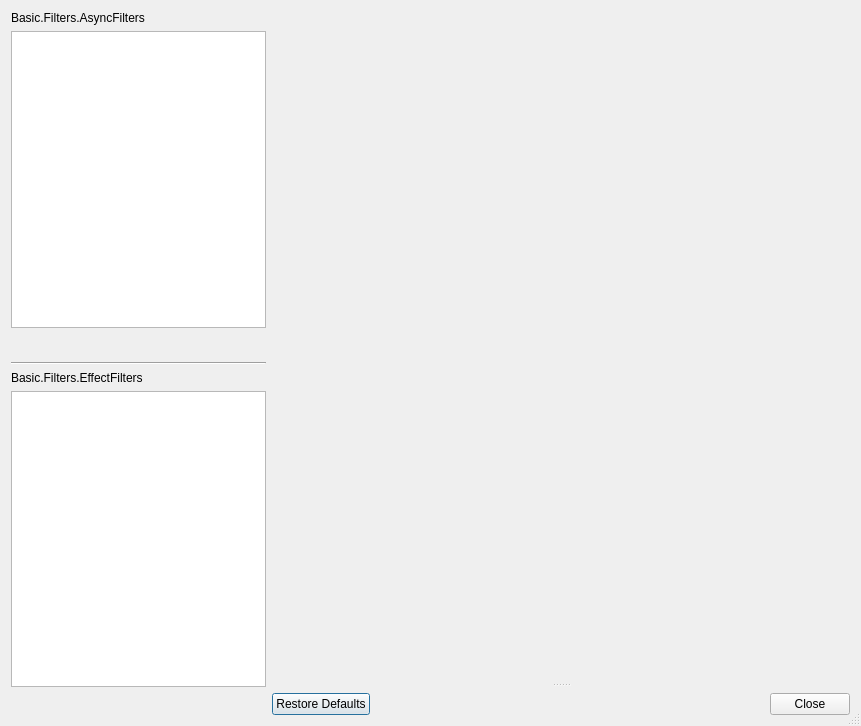
<?xml version="1.0" encoding="UTF-8"?>
<ui version="4.0">
 <class>OBSBasicFilters</class>
 <widget class="QDialog" name="OBSBasicFilters">
  <property name="geometry">
   <rect>
    <x>0</x>
    <y>0</y>
    <width>861</width>
    <height>726</height>
   </rect>
  </property>
  <property name="windowTitle">
   <string>Basic.Filters</string>
  </property>
  <property name="sizeGripEnabled">
   <bool>true</bool>
  </property>
  <layout class="QVBoxLayout" name="verticalLayout">
   <item>
    <layout class="QHBoxLayout" name="horizontalLayout" stretch="1,10">
     <property name="sizeConstraint">
      <enum>QLayout::SetMinimumSize</enum>
     </property>
     <item>
      <layout class="QVBoxLayout" name="verticalLayout_2">
       <item>
        <widget class="QFrame" name="asyncWidget">
         <property name="sizePolicy">
          <sizepolicy hsizetype="Preferred" vsizetype="Expanding">
           <horstretch>0</horstretch>
           <verstretch>0</verstretch>
          </sizepolicy>
         </property>
         <property name="minimumSize">
          <size>
           <width>255</width>
           <height>0</height>
          </size>
         </property>
         <layout class="QVBoxLayout" name="verticalLayout_3">
          <property name="leftMargin">
           <number>0</number>
          </property>
          <property name="topMargin">
           <number>0</number>
          </property>
          <property name="rightMargin">
           <number>0</number>
          </property>
          <property name="bottomMargin">
           <number>0</number>
          </property>
          <item>
           <widget class="QLabel" name="asyncLabel">
            <property name="text">
             <string>Basic.Filters.AsyncFilters</string>
            </property>
           </widget>
          </item>
          <item>
           <widget class="FocusList" name="asyncFilters">
            <property name="sizePolicy">
             <sizepolicy hsizetype="Preferred" vsizetype="Expanding">
              <horstretch>0</horstretch>
              <verstretch>0</verstretch>
             </sizepolicy>
            </property>
            <property name="contextMenuPolicy">
             <enum>Qt::CustomContextMenu</enum>
            </property>
            <property name="spacing">
             <number>1</number>
            </property>
            <property name="dragEnabled">
             <bool>true</bool>
            </property>
            <property name="dragDropMode">
             <enum>QAbstractItemView::InternalMove</enum>
            </property>
            <property name="defaultDropAction">
             <enum>Qt::TargetMoveAction</enum>
            </property>
           </widget>
          </item>
          <item>
           <widget class="QFrame" name="widget">
            <layout class="QHBoxLayout" name="horizontalLayout_4">
             <property name="spacing">
              <number>4</number>
             </property>
             <property name="leftMargin">
              <number>0</number>
             </property>
             <property name="topMargin">
              <number>0</number>
             </property>
             <property name="rightMargin">
              <number>0</number>
             </property>
             <property name="bottomMargin">
              <number>0</number>
             </property>
             <item>
              <widget class="QPushButton" name="addAsyncFilter">
               <property name="maximumSize">
                <size>
                 <width>22</width>
                 <height>22</height>
                </size>
               </property>
               <property name="accessibleName">
                <string>Add</string>
               </property>
               <property name="text">
                <string notr="true"/>
               </property>
               <property name="icon">
                <iconset>
                 <normaloff>:/res/images/plus.svg</normaloff>:/res/images/plus.svg</iconset>
               </property>
               <property name="autoDefault">
                <bool>false</bool>
               </property>
               <property name="flat">
                <bool>true</bool>
               </property>
               <property name="themeID" stdset="0">
                <string>addIconSmall</string>
               </property>
               <property name="accessibleName">
                <string>Add</string>
               </property>
              </widget>
             </item>
             <item>
              <widget class="QPushButton" name="removeAsyncFilter">
               <property name="maximumSize">
                <size>
                 <width>22</width>
                 <height>22</height>
                </size>
               </property>
               <property name="accessibleName">
                <string>Remove</string>
               </property>
               <property name="text">
                <string notr="true"/>
               </property>
               <property name="icon">
                <iconset>
                 <normaloff>:/res/images/minus.svg</normaloff>:/res/images/minus.svg</iconset>
               </property>
               <property name="autoDefault">
                <bool>false</bool>
               </property>
               <property name="flat">
                <bool>true</bool>
               </property>
               <property name="themeID" stdset="0">
                <string>removeIconSmall</string>
               </property>
               <property name="accessibleName">
                <string>Remove</string>
               </property>
              </widget>
             </item>
             <item>
              <widget class="QPushButton" name="moveAsyncFilterUp">
               <property name="maximumSize">
                <size>
                 <width>22</width>
                 <height>22</height>
                </size>
               </property>
               <property name="accessibleName">
                <string>MoveUp</string>
               </property>
               <property name="text">
                <string notr="true"/>
               </property>
               <property name="icon">
                <iconset>
                 <normaloff>:/res/images/up.svg</normaloff>:/res/images/up.svg</iconset>
               </property>
               <property name="autoDefault">
                <bool>false</bool>
               </property>
               <property name="flat">
                <bool>true</bool>
               </property>
               <property name="themeID" stdset="0">
                <string>upArrowIconSmall</string>
               </property>
               <property name="accessibleName">
                <string>MoveUp</string>
               </property>
              </widget>
             </item>
             <item>
              <widget class="QPushButton" name="moveAsyncFilterDown">
               <property name="maximumSize">
                <size>
                 <width>22</width>
                 <height>22</height>
                </size>
               </property>
               <property name="accessibleName">
                <string>MoveDown</string>
               </property>
               <property name="text">
                <string notr="true"/>
               </property>
               <property name="icon">
                <iconset>
                 <normaloff>:/res/images/down.svg</normaloff>:/res/images/down.svg</iconset>
               </property>
               <property name="autoDefault">
                <bool>false</bool>
               </property>
               <property name="flat">
                <bool>true</bool>
               </property>
               <property name="themeID" stdset="0">
                <string>downArrowIconSmall</string>
               </property>
               <property name="accessibleName">
                <string>MoveDown</string>
               </property>
              </widget>
             </item>
             <item>
              <spacer name="asyncToolbarSpacer">
               <property name="orientation">
                <enum>Qt::Horizontal</enum>
               </property>
               <property name="sizeType">
                <enum>QSizePolicy::Expanding</enum>
               </property>
               <property name="sizeHint" stdset="0">
                <size>
                 <width>20</width>
                 <height>0</height>
                </size>
               </property>
              </spacer>
             </item>
            </layout>
           </widget>
          </item>
         </layout>
        </widget>
       </item>
       <item>
        <widget class="Line" name="separatorLine">
         <property name="orientation">
          <enum>Qt::Horizontal</enum>
         </property>
        </widget>
       </item>
       <item>
        <widget class="QFrame" name="effectWidget">
         <property name="sizePolicy">
          <sizepolicy hsizetype="Preferred" vsizetype="Expanding">
           <horstretch>0</horstretch>
           <verstretch>0</verstretch>
          </sizepolicy>
         </property>
         <property name="minimumSize">
          <size>
           <width>255</width>
           <height>0</height>
          </size>
         </property>
         <layout class="QVBoxLayout" name="verticalLayout_4">
          <property name="leftMargin">
           <number>0</number>
          </property>
          <property name="topMargin">
           <number>0</number>
          </property>
          <property name="rightMargin">
           <number>0</number>
          </property>
          <property name="bottomMargin">
           <number>0</number>
          </property>
          <item>
           <widget class="QLabel" name="label_2">
            <property name="text">
             <string>Basic.Filters.EffectFilters</string>
            </property>
           </widget>
          </item>
          <item>
           <widget class="FocusList" name="effectFilters">
            <property name="sizePolicy">
             <sizepolicy hsizetype="Preferred" vsizetype="Expanding">
              <horstretch>0</horstretch>
              <verstretch>0</verstretch>
             </sizepolicy>
            </property>
            <property name="contextMenuPolicy">
             <enum>Qt::CustomContextMenu</enum>
            </property>
            <property name="spacing">
             <number>1</number>
            </property>
            <property name="dragEnabled">
             <bool>true</bool>
            </property>
            <property name="dragDropMode">
             <enum>QAbstractItemView::InternalMove</enum>
            </property>
            <property name="defaultDropAction">
             <enum>Qt::TargetMoveAction</enum>
            </property>
           </widget>
          </item>
          <item>
           <widget class="QFrame" name="widget_2">
            <layout class="QHBoxLayout" name="horizontalLayout_6">
             <property name="spacing">
              <number>4</number>
             </property>
             <property name="leftMargin">
              <number>0</number>
             </property>
             <property name="topMargin">
              <number>0</number>
             </property>
             <property name="rightMargin">
              <number>0</number>
             </property>
             <property name="bottomMargin">
              <number>0</number>
             </property>
             <item>
              <widget class="QPushButton" name="addEffectFilter">
               <property name="maximumSize">
                <size>
                 <width>22</width>
                 <height>22</height>
                </size>
               </property>
               <property name="accessibleName">
                <string>Add</string>
               </property>
               <property name="text">
                <string notr="true"/>
               </property>
               <property name="icon">
                <iconset>
                 <normaloff>:/res/images/plus.svg</normaloff>:/res/images/plus.svg</iconset>
               </property>
               <property name="autoDefault">
                <bool>false</bool>
               </property>
               <property name="flat">
                <bool>true</bool>
               </property>
               <property name="themeID" stdset="0">
                <string>addIconSmall</string>
               </property>
               <property name="accessibleName">
                <string>Add</string>
               </property>
              </widget>
             </item>
             <item>
              <widget class="QPushButton" name="removeEffectFilter">
               <property name="maximumSize">
                <size>
                 <width>22</width>
                 <height>22</height>
                </size>
               </property>
               <property name="accessibleName">
                <string>Remove</string>
               </property>
               <property name="text">
                <string notr="true"/>
               </property>
               <property name="icon">
                <iconset>
                 <normaloff>:/res/images/minus.svg</normaloff>:/res/images/minus.svg</iconset>
               </property>
               <property name="autoDefault">
                <bool>false</bool>
               </property>
               <property name="flat">
                <bool>true</bool>
               </property>
               <property name="themeID" stdset="0">
                <string>removeIconSmall</string>
               </property>
               <property name="accessibleName">
                <string>Remove</string>
               </property>
              </widget>
             </item>
             <item>
              <widget class="QPushButton" name="moveEffectFilterUp">
               <property name="maximumSize">
                <size>
                 <width>22</width>
                 <height>22</height>
                </size>
               </property>
               <property name="accessibleName">
                <string>MoveUp</string>
               </property>
               <property name="text">
                <string notr="true"/>
               </property>
               <property name="icon">
                <iconset>
                 <normaloff>:/res/images/up.svg</normaloff>:/res/images/up.svg</iconset>
               </property>
               <property name="autoDefault">
                <bool>false</bool>
               </property>
               <property name="flat">
                <bool>true</bool>
               </property>
               <property name="themeID" stdset="0">
                <string>upArrowIconSmall</string>
               </property>
               <property name="accessibleName">
                <string>MoveUp</string>
               </property>
              </widget>
             </item>
             <item>
              <widget class="QPushButton" name="moveEffectFilterDown">
               <property name="maximumSize">
                <size>
                 <width>22</width>
                 <height>22</height>
                </size>
               </property>
               <property name="accessibleName">
                <string>MoveDown</string>
               </property>
               <property name="text">
                <string notr="true"/>
               </property>
               <property name="icon">
                <iconset>
                 <normaloff>:/res/images/down.svg</normaloff>:/res/images/down.svg</iconset>
               </property>
               <property name="autoDefault">
                <bool>false</bool>
               </property>
               <property name="flat">
                <bool>true</bool>
               </property>
               <property name="themeID" stdset="0">
                <string>downArrowIconSmall</string>
               </property>
               <property name="accessibleName">
                <string>MoveDown</string>
               </property>
              </widget>
             </item>
             <item>
              <spacer name="effectToolbarSpacer">
               <property name="orientation">
                <enum>Qt::Horizontal</enum>
               </property>
               <property name="sizeType">
                <enum>QSizePolicy::Expanding</enum>
               </property>
               <property name="sizeHint" stdset="0">
                <size>
                 <width>20</width>
                 <height>0</height>
                </size>
               </property>
              </spacer>
             </item>
            </layout>
           </widget>
          </item>
         </layout>
        </widget>
       </item>
      </layout>
     </item>
     <item>
      <widget class="QFrame" name="rightContainerLayout">
       <property name="minimumSize">
        <size>
         <width>200</width>
         <height>0</height>
        </size>
       </property>
       <property name="frameShape">
        <enum>QFrame::NoFrame</enum>
       </property>
       <property name="frameShadow">
        <enum>QFrame::Plain</enum>
       </property>
       <layout class="QVBoxLayout" name="verticalLayout_6">
        <property name="leftMargin">
         <number>0</number>
        </property>
        <property name="topMargin">
         <number>0</number>
        </property>
        <property name="rightMargin">
         <number>0</number>
        </property>
        <property name="bottomMargin">
         <number>0</number>
        </property>
        <item>
         <widget class="QSplitter" name="rightLayout">
          <property name="minimumSize">
           <size>
            <width>0</width>
            <height>400</height>
           </size>
          </property>
          <property name="orientation">
           <enum>Qt::Vertical</enum>
          </property>
          <property name="childrenCollapsible">
           <bool>false</bool>
          </property>
          <widget class="QFrame" name="previewFrame">
           <property name="sizePolicy">
            <sizepolicy hsizetype="Preferred" vsizetype="Expanding">
             <horstretch>0</horstretch>
             <verstretch>0</verstretch>
            </sizepolicy>
           </property>
           <property name="frameShape">
            <enum>QFrame::NoFrame</enum>
           </property>
           <property name="frameShadow">
            <enum>QFrame::Plain</enum>
           </property>
           <layout class="QVBoxLayout" name="verticalLayout_7">
            <property name="spacing">
             <number>0</number>
            </property>
            <property name="leftMargin">
             <number>0</number>
            </property>
            <property name="topMargin">
             <number>0</number>
            </property>
            <property name="rightMargin">
             <number>0</number>
            </property>
            <property name="bottomMargin">
             <number>0</number>
            </property>
            <item>
             <widget class="OBSQTDisplay" name="preview" native="true">
              <property name="sizePolicy">
               <sizepolicy hsizetype="Expanding" vsizetype="Expanding">
                <horstretch>0</horstretch>
                <verstretch>0</verstretch>
               </sizepolicy>
              </property>
              <property name="minimumSize">
               <size>
                <width>0</width>
                <height>150</height>
               </size>
              </property>
             </widget>
            </item>
           </layout>
          </widget>
          <widget class="QFrame" name="propertiesFrame">
           <property name="sizePolicy">
            <sizepolicy hsizetype="Preferred" vsizetype="Expanding">
             <horstretch>0</horstretch>
             <verstretch>0</verstretch>
            </sizepolicy>
           </property>
           <property name="frameShape">
            <enum>QFrame::NoFrame</enum>
           </property>
           <property name="frameShadow">
            <enum>QFrame::Plain</enum>
           </property>
           <layout class="QVBoxLayout" name="propertiesLayout">
            <property name="leftMargin">
             <number>0</number>
            </property>
            <property name="topMargin">
             <number>0</number>
            </property>
            <property name="rightMargin">
             <number>0</number>
            </property>
            <property name="bottomMargin">
             <number>0</number>
            </property>
           </layout>
          </widget>
         </widget>
        </item>
        <item>
         <layout class="QHBoxLayout" name="horizontalLayout_2">
          <property name="spacing">
           <number>4</number>
          </property>
          <property name="sizeConstraint">
           <enum>QLayout::SetMaximumSize</enum>
          </property>
          <item>
           <widget class="QDialogButtonBox" name="buttonBox">
            <property name="standardButtons">
             <set>QDialogButtonBox::Close|QDialogButtonBox::RestoreDefaults</set>
            </property>
           </widget>
          </item>
         </layout>
        </item>
       </layout>
      </widget>
     </item>
    </layout>
   </item>
  </layout>
  <action name="actionRemoveFilter">
   <property name="icon">
    <iconset>
     <normaloff>:/res/images/minus.svg</normaloff>:/res/images/minus.svg</iconset>
   </property>
   <property name="text">
    <string>Remove</string>
   </property>
   <property name="shortcut">
    <string>Del</string>
   </property>
   <property name="iconVisibleInMenu">
    <bool>false</bool>
   </property>
  </action>
  <action name="actionMoveUp">
   <property name="icon">
    <iconset>
     <normaloff>:/res/images/up.svg</normaloff>:/res/images/up.svg</iconset>
   </property>
   <property name="text">
    <string>Basic.MainMenu.Edit.Order.MoveUp</string>
   </property>
   <property name="shortcut">
    <string>Ctrl+Up</string>
   </property>
  </action>
  <action name="actionMoveDown">
   <property name="icon">
    <iconset>
     <normaloff>:/res/images/down.svg</normaloff>:/res/images/down.svg</iconset>
   </property>
   <property name="text">
    <string>Basic.MainMenu.Edit.Order.MoveDown</string>
   </property>
   <property name="shortcut">
    <string>Ctrl+Down</string>
   </property>
  </action>
  <action name="actionRenameFilter">
   <property name="text">
    <string>Rename</string>
   </property>
  </action>
 </widget>
 <customwidgets>
  <customwidget>
   <class>OBSQTDisplay</class>
   <extends>QWidget</extends>
   <header>qt-display.hpp</header>
   <container>1</container>
  </customwidget>
  <customwidget>
   <class>FocusList</class>
   <extends>QListWidget</extends>
   <header>focus-list.hpp</header>
  </customwidget>
 </customwidgets>
 <resources>
  <include location="obs.qrc"/>
 </resources>
 <connections/>
</ui>
